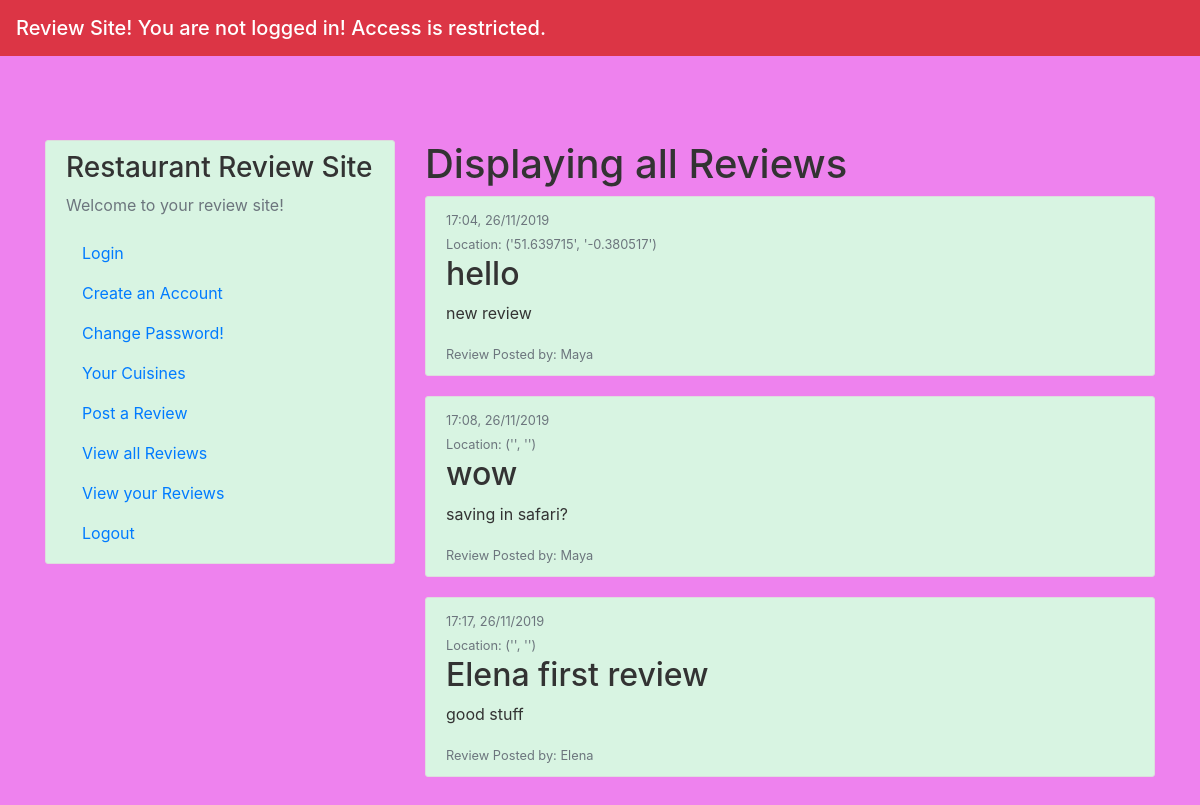
The page /view_all on the database as committed earlier.
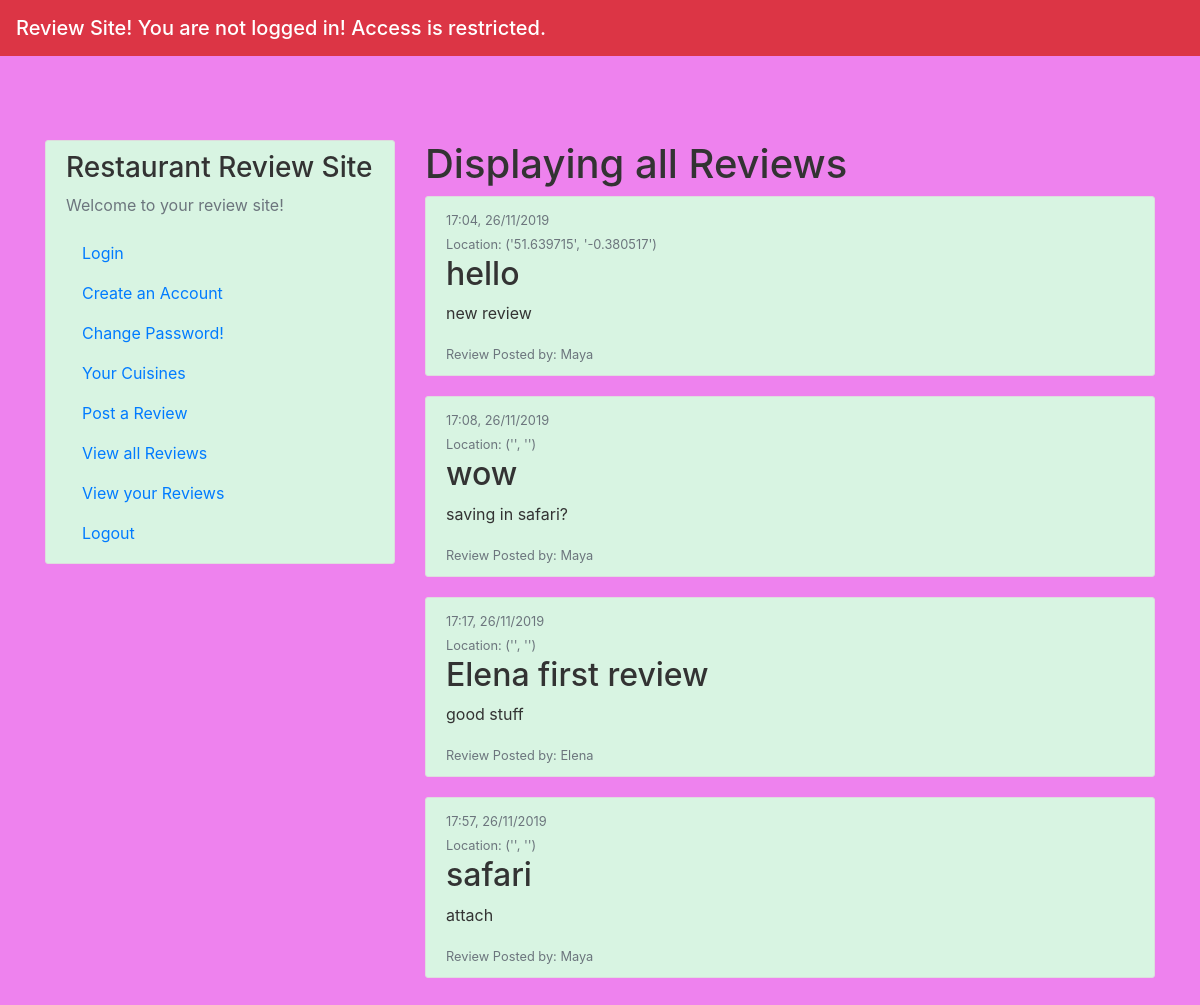
The same page on the database as committed later.
### app/models.py (models this page shows, shortened)
class Items(db.Model):
    id = db.Column(db.Integer, primary_key=True)
    restaurant = db.Column(db.String(20), unique=False, nullable=False)
    content = db.Column(db.String(120), unique=True, nullable=False)
    date_posted = db.Column(db.DateTime, nullable=False, default=datetime.utcnow)
    location_long = db.Column(db.String(120), unique=False, nullable=True)
    location_lat = db.Column(db.String(120), unique=False, nullable=True)
    user_id = db.Column(db.Integer, db.ForeignKey('accounts.id'), nullable=False)

### app/views.py (the view)
@app.route("/view_all")
def view_all():
    posts = Items.query.all()
    if posts == []:
        flash('No reviews to display yet!')
        app.logger.warning("NO REVIEWS DISPLAYED")
    else:
        app.logger.info('DISPLAYING REVIEWS')
        for post in posts:
            post.username = (post.accounts.username).capitalize()
        return render_template('view_all.html', posts=posts)

### app/templates/view_all.html (shortened to what this page needs)
{% extends "index.html" %}
{% block content %}
<h1> Displaying all Reviews</h1>
    {% for post in posts %}
        <article class="media content-section">
          <div class="media-body">
            <div class="article-metadata">
                <small class="text-muted">{{ post.date_posted.strftime("%H:%M, %d/%m/%Y") }}
                <br> Location: {{  post.location_lat, post.location_long }} </small>
            </div>
            <h2><a class="article-title">{{ post.restaurant }}</a> </h2>
            <p class="article-content">{{ post.content }}</p>
            <small class="text-muted">Review Posted by: {{ post.username }} </small>
          </div>
        </article>
    {% endfor %}
{% endblock content %}

### app/templates/index.html (shortened to what this page needs)
<!DOCTYPE html>
<html lang="en">
  <head>
      <link rel="stylesheet" href="https://maxcdn.bootstrapcdn.com/bootstrap/4.0.0/css/bootstrap.min.css">
      <link rel="stylesheet" type="text/css" href="{{ url_for('static', filename='main.css') }}">
      <link rel="stylesheet" href="https://cdnjs.cloudflare.com/ajax/libs/font-awesome/4.7.0/css/font-awesome.min.css">
  </head>
  <body>
      <header class="site-header">
      <nav class="navbar navbar-dark bg-primary fixed-top bg-danger">
        <span class="navbar-brand mb-0 h1"> Review Site!
          {% if current_user.is_authenticated %}
          Hi {{ current_user.username }} you are logged in!
          {% else %}
          You are not logged in! Access is restricted.
          {% endif %}
        </span>
      </nav>
      </header>
      <main class="container">
        <div class="row">
          <div class="col-md-4">
            <div class="content-section">
              <h3> Restaurant Review Site</h3>
              <p class='text-muted'>Welcome to your review site! </p>
                <ul class="list-group">
                  <li><a class="nav-item nav-link" href="/login">Login</a> </li>
                  <li><a class="nav-item nav-link" href="/register">Create an Account</a></li>
                  <li><a class="nav-item nav-link" href="/password_change">Change Password!</a></li>
                  <li><a class="nav-item nav-link" href="/preferences">Your Cuisines</a></li>
                  <li><a class="nav-item nav-link" href="/post_rev">Post a Review</a></li>
                  <li><a class="nav-item nav-link" href="/view_all">View all Reviews</a></li>
                  <li><a class="nav-item nav-link" href="/view_user">View your Reviews</a></li>
                  <li><a class="nav-item nav-link" href="/logout" >Logout</a></li>
                </ul>
            </div>
          </div>
          <div class="col-md-8">
            {% block content %}{% endblock %}
          </div>
        </div>
      </main>
  </body>
</html>

### app/static/main.css (style rules this page uses)
body { background: #61B2E3; color: #333333; margin-top: 5rem; padding: 60px 0; background-color: rgb(238, 130, 238); }
.content-section { background: #ffffff; padding: 10px 20px; border: 1px solid #dddddd; border-radius: 3px; margin-bottom: 20px; }
ul { list-style-type:none; }
.navbar { background-color: pink; }

Rows that differ between the two databases and show on the page:
added Items: date_posted "17:57, 26/11/2019", location_lat+location_long "('', '')", restaurant "safari", content "attach", username "Maya"
